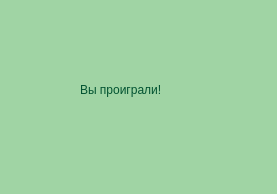
<?xml version="1.0" encoding="UTF-8"?>
<ui version="4.0">
 <class>YouLoseWindow</class>
 <widget class="QWidget" name="YouLoseWindow">
  <property name="geometry">
   <rect>
    <x>0</x>
    <y>0</y>
    <width>277</width>
    <height>194</height>
   </rect>
  </property>
  <property name="palette">
   <palette>
    <active>
     <colorrole role="WindowText">
      <brush brushstyle="SolidPattern">
       <color alpha="255">
        <red>2</red>
        <green>83</green>
        <blue>49</blue>
       </color>
      </brush>
     </colorrole>
     <colorrole role="Button">
      <brush brushstyle="SolidPattern">
       <color alpha="255">
        <red>240</red>
        <green>221</green>
        <blue>177</blue>
       </color>
      </brush>
     </colorrole>
     <colorrole role="Light">
      <brush brushstyle="SolidPattern">
       <color alpha="255">
        <red>255</red>
        <green>255</green>
        <blue>255</blue>
       </color>
      </brush>
     </colorrole>
     <colorrole role="Text">
      <brush brushstyle="SolidPattern">
       <color alpha="255">
        <red>2</red>
        <green>83</green>
        <blue>49</blue>
       </color>
      </brush>
     </colorrole>
     <colorrole role="BrightText">
      <brush brushstyle="SolidPattern">
       <color alpha="255">
        <red>2</red>
        <green>83</green>
        <blue>49</blue>
       </color>
      </brush>
     </colorrole>
     <colorrole role="ButtonText">
      <brush brushstyle="SolidPattern">
       <color alpha="255">
        <red>85</red>
        <green>69</green>
        <blue>40</blue>
       </color>
      </brush>
     </colorrole>
     <colorrole role="Base">
      <brush brushstyle="SolidPattern">
       <color alpha="255">
        <red>215</red>
        <green>240</green>
        <blue>209</blue>
       </color>
      </brush>
     </colorrole>
     <colorrole role="Window">
      <brush brushstyle="SolidPattern">
       <color alpha="255">
        <red>160</red>
        <green>212</green>
        <blue>164</blue>
       </color>
      </brush>
     </colorrole>
     <colorrole role="Highlight">
      <brush brushstyle="SolidPattern">
       <color alpha="255">
        <red>89</red>
        <green>159</green>
        <blue>118</blue>
       </color>
      </brush>
     </colorrole>
     <colorrole role="HighlightedText">
      <brush brushstyle="SolidPattern">
       <color alpha="255">
        <red>211</red>
        <green>240</green>
        <blue>191</blue>
       </color>
      </brush>
     </colorrole>
     <colorrole role="AlternateBase">
      <brush brushstyle="SolidPattern">
       <color alpha="255">
        <red>186</red>
        <green>223</green>
        <blue>180</blue>
       </color>
      </brush>
     </colorrole>
     <colorrole role="ToolTipText">
      <brush brushstyle="SolidPattern">
       <color alpha="255">
        <red>2</red>
        <green>83</green>
        <blue>49</blue>
       </color>
      </brush>
     </colorrole>
    </active>
    <inactive>
     <colorrole role="WindowText">
      <brush brushstyle="SolidPattern">
       <color alpha="255">
        <red>2</red>
        <green>83</green>
        <blue>49</blue>
       </color>
      </brush>
     </colorrole>
     <colorrole role="Button">
      <brush brushstyle="SolidPattern">
       <color alpha="255">
        <red>240</red>
        <green>221</green>
        <blue>177</blue>
       </color>
      </brush>
     </colorrole>
     <colorrole role="Light">
      <brush brushstyle="SolidPattern">
       <color alpha="255">
        <red>255</red>
        <green>255</green>
        <blue>255</blue>
       </color>
      </brush>
     </colorrole>
     <colorrole role="Text">
      <brush brushstyle="SolidPattern">
       <color alpha="255">
        <red>2</red>
        <green>83</green>
        <blue>49</blue>
       </color>
      </brush>
     </colorrole>
     <colorrole role="BrightText">
      <brush brushstyle="SolidPattern">
       <color alpha="255">
        <red>2</red>
        <green>83</green>
        <blue>49</blue>
       </color>
      </brush>
     </colorrole>
     <colorrole role="ButtonText">
      <brush brushstyle="SolidPattern">
       <color alpha="255">
        <red>85</red>
        <green>69</green>
        <blue>40</blue>
       </color>
      </brush>
     </colorrole>
     <colorrole role="Base">
      <brush brushstyle="SolidPattern">
       <color alpha="255">
        <red>215</red>
        <green>240</green>
        <blue>209</blue>
       </color>
      </brush>
     </colorrole>
     <colorrole role="Window">
      <brush brushstyle="SolidPattern">
       <color alpha="255">
        <red>160</red>
        <green>212</green>
        <blue>164</blue>
       </color>
      </brush>
     </colorrole>
     <colorrole role="Highlight">
      <brush brushstyle="SolidPattern">
       <color alpha="255">
        <red>89</red>
        <green>159</green>
        <blue>118</blue>
       </color>
      </brush>
     </colorrole>
     <colorrole role="HighlightedText">
      <brush brushstyle="SolidPattern">
       <color alpha="255">
        <red>211</red>
        <green>240</green>
        <blue>191</blue>
       </color>
      </brush>
     </colorrole>
     <colorrole role="AlternateBase">
      <brush brushstyle="SolidPattern">
       <color alpha="255">
        <red>186</red>
        <green>223</green>
        <blue>180</blue>
       </color>
      </brush>
     </colorrole>
     <colorrole role="ToolTipText">
      <brush brushstyle="SolidPattern">
       <color alpha="255">
        <red>2</red>
        <green>83</green>
        <blue>49</blue>
       </color>
      </brush>
     </colorrole>
    </inactive>
    <disabled>
     <colorrole role="Button">
      <brush brushstyle="SolidPattern">
       <color alpha="255">
        <red>240</red>
        <green>221</green>
        <blue>177</blue>
       </color>
      </brush>
     </colorrole>
     <colorrole role="Light">
      <brush brushstyle="SolidPattern">
       <color alpha="255">
        <red>255</red>
        <green>255</green>
        <blue>255</blue>
       </color>
      </brush>
     </colorrole>
     <colorrole role="BrightText">
      <brush brushstyle="SolidPattern">
       <color alpha="255">
        <red>2</red>
        <green>83</green>
        <blue>49</blue>
       </color>
      </brush>
     </colorrole>
     <colorrole role="Base">
      <brush brushstyle="SolidPattern">
       <color alpha="255">
        <red>160</red>
        <green>212</green>
        <blue>164</blue>
       </color>
      </brush>
     </colorrole>
     <colorrole role="Window">
      <brush brushstyle="SolidPattern">
       <color alpha="255">
        <red>160</red>
        <green>212</green>
        <blue>164</blue>
       </color>
      </brush>
     </colorrole>
     <colorrole role="HighlightedText">
      <brush brushstyle="SolidPattern">
       <color alpha="255">
        <red>211</red>
        <green>240</green>
        <blue>191</blue>
       </color>
      </brush>
     </colorrole>
     <colorrole role="AlternateBase">
      <brush brushstyle="SolidPattern">
       <color alpha="255">
        <red>186</red>
        <green>223</green>
        <blue>180</blue>
       </color>
      </brush>
     </colorrole>
     <colorrole role="ToolTipText">
      <brush brushstyle="SolidPattern">
       <color alpha="255">
        <red>2</red>
        <green>83</green>
        <blue>49</blue>
       </color>
      </brush>
     </colorrole>
    </disabled>
   </palette>
  </property>
  <property name="windowTitle">
   <string>Form</string>
  </property>
  <widget class="QLabel" name="label">
   <property name="geometry">
    <rect>
     <x>80</x>
     <y>80</y>
     <width>111</width>
     <height>20</height>
    </rect>
   </property>
   <property name="text">
    <string>Вы проиграли!</string>
   </property>
  </widget>
 </widget>
 <resources/>
 <connections/>
</ui>
